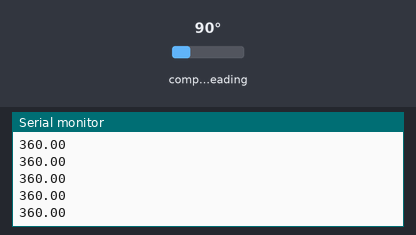
A sketch run on a simulated Arduino Uno, built with avr-gcc and run on an emulated ATmega328P. Parts: the last lines printed to the serial monitor. Wiring (inferred from the names in the program): HMC5883L compass at I2C address 0x1E. The test bench sets the inputs (shaded band); at power-on: compass heading 90°.

Above: at 1.2 s.
1.3 s: compass heading set to 7°
At 2.0 s:
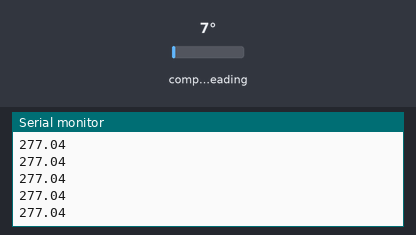
2.8 s: compass heading set to 180°
At 3.4 s:
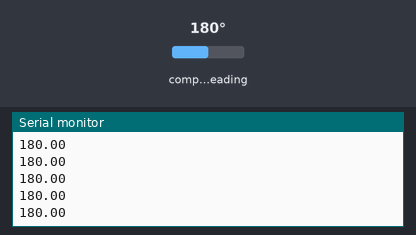
Timing chart, 0 to 5.8 s (numbered marks = the images above; inputs shaded):
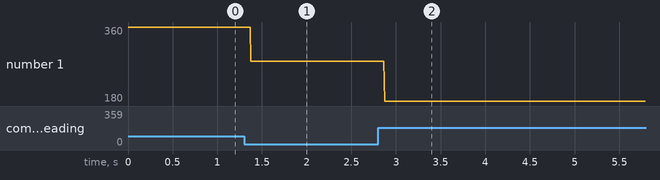

The sketch:

HMC5883L.ino
```cpp
#include <Wire.h>

 void setup() {
  //pinMode(53, INPUT);
  Serial.begin(9600);
  Wire.begin();
  Wire.beginTransmission(0x1E); //open communication with HMC5883
  Wire.write(0x02); //select mode register
  Wire.write(0x00); //continuous measurement mode
  Wire.endTransmission();

}
signed short x,y,z;
float heading;
unsigned long timei=0;
void loop() {


  //Tell the HMC5883L where to begin reading data
  Wire.beginTransmission(0x1E);
  Wire.write(0x03); //select register 3, X MSB register
  Wire.endTransmission();


 //Read data from each axis, 2 registers per axis
  Wire.requestFrom(0x1E, 6);
  while(Wire.available()<6);
    x = int(Wire.read())<<8; //X msb
    x |= Wire.read(); //X lsb
    z = int(Wire.read())<<8; //Z msb
    z |= Wire.read(); //Z lsb
    y = int(Wire.read())<<8; //Y msb
    y |= Wire.read(); //Y lsb
  heading = (y!=0) ? atan2(x, y)/0.0174532925 : (x>0 ? 0.0 : 180.0);
  if(heading < 0) heading+=360;
  heading=360-heading; // N=0/360, E=90, S=180, W=270
  Serial.println(heading);
  timei = micros();
  //Print out values of each axis
  /*Serial.print("x: ");
  Serial.print(x);
  Serial.print("  y: ");
  Serial.print(y);
  Serial.print("  z: ");
  Serial.println(z);*/

}
```

Measured:
- after the input at 1.3 s, the serial monitor: prints a new line after 0.07 s (image 1)
- after the input at 2.8 s, the serial monitor: prints a new line after 0.07 s (image 2)
- plotted number 1: 360 → 277.04 after the input at 1.3 s, 277.04 → 180 after the input at 2.8 s
